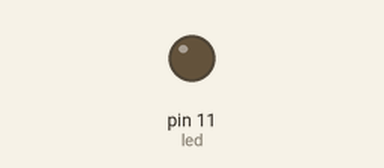
Simulated run of this sketch. Board: Arduino Uno, built with avr-gcc and run on an emulated ATmega328P. On the bench: output pins drawn as LEDs (lit = HIGH).

Above: at 1.1 s.
At 3.3 s:
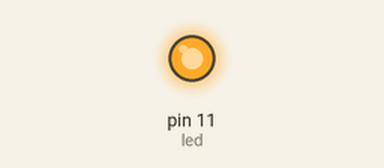
Timing chart, 0 to 3.7 s (numbered marks = the images above):
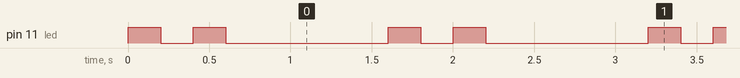

Measured:
- by itself, pin 11 (led): repeats every 1.6 s: LOW 0.20 s, HIGH 0.20 s, LOW 1.0 s, HIGH 0.20 s
- by itself, everything shown: repeats every 1.6 s, in 4 steps

The sketch:

CodigoModificado.ino
```cpp
int led = 11;
void setup() {
  // put your setup code here, to run once:
  pinMode(led, OUTPUT);
}

void loop() {
  // put your main code here, to run repeatedly:
  digitalWrite(led, HIGH);
  delay(200);
  digitalWrite(led, LOW);
  delay(200);

  digitalWrite(led, HIGH);
  delay(200);
  digitalWrite(led, LOW);
  delay(1000);
}
```
